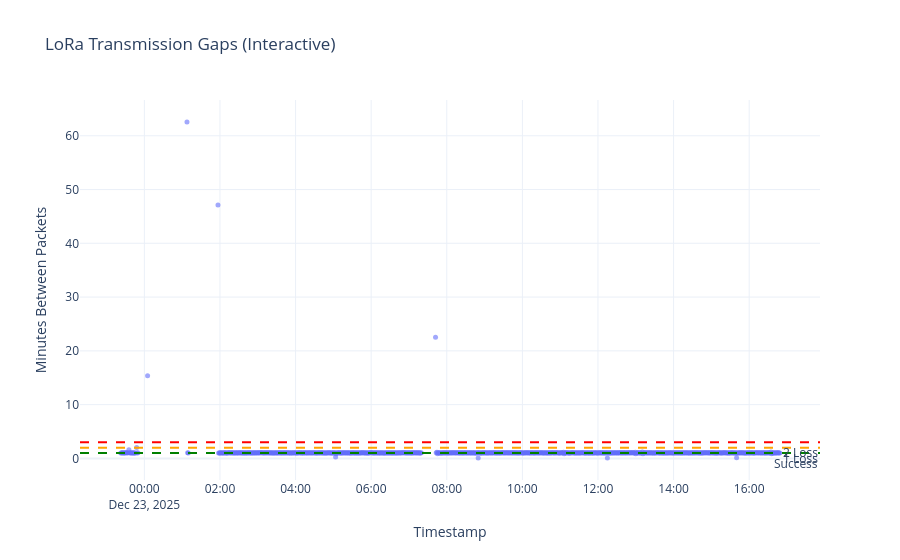

Notebook source saved alongside this figure:
### Code cell
import plotly.express as px
import plotly.graph_objects as go

# 1. Create the base scatter plot
fig = px.scatter(
    df, 
    x='received_at', 
    y='received_at_td',
    title='LoRa Transmission Gaps (Interactive)',
    labels={'received_at': 'Time of Receipt', 'received_at_td': 'Interval (minutes)'},
    template='plotly_white',
    opacity=0.6
)

# 2. Update marker style (equivalent to s=4 in seaborn)
fig.update_traces(marker=dict(size=5))

# 3. Add horizontal reference lines for packet loss analysis
# We use a loop to add the 1, 2, and 3 minute marks
for i, color, label in zip([1, 2, 3], ['green', 'orange', 'red'], ['Success', '1 Loss', '2 Loss']):
    fig.add_hline(
        y=i, 
        line_dash="dash", 
        line_color=color, 
        annotation_text=label, 
        annotation_position="bottom right"
    )

# 4. Make it interactive (enable zooming and hovering)
fig.update_layout(
    hovermode='x unified',
    yaxis_title="Minutes Between Packets",
    xaxis_title="Timestamp"
)

fig.show()

### Figure 1 — Plotly figure (JSON) as saved in the notebook; plotly's stock layout.template omitted (floating-point values rounded to 4 significant figures; data arrays with more than 128 entries replaced by an {"elided": "..."} marker saying what was removed)
{"data": [{"hovertemplate": "Time of Receipt=%{x}<br>Interval (minutes)=%{y}<extra></extra>", "legendgroup": "", "marker": {"color": "#636efa", "opacity": 0.6, "size": 5, "symbol": "circle"}, "mode": "markers", "name": "", "orientation": "v", "showlegend": false, "type": "scatter", "x": {"elided": "885 str values"}, "xaxis": "x", "y": {"elided": "885 float values"}, "yaxis": "y"}], "layout": {"annotations": [{"showarrow": false, "text": "Success", "x": 1, "xanchor": "right", "xref": "x domain", "y": 1, "yanchor": "top", "yref": "y"}, {"showarrow": false, "text": "1 Loss", "x": 1, "xanchor": "right", "xref": "x domain", "y": 2, "yanchor": "top", "yref": "y"}, {"showarrow": false, "text": "2 Loss", "x": 1, "xanchor": "right", "xref": "x domain", "y": 3, "yanchor": "top", "yref": "y"}], "hovermode": "x unified", "legend": {"tracegroupgap": 0}, "shapes": [{"line": {"color": "green", "dash": "dash"}, "type": "line", "x0": 0, "x1": 1, "xref": "x domain", "y0": 1, "y1": 1, "yref": "y"}, {"line": {"color": "orange", "dash": "dash"}, "type": "line", "x0": 0, "x1": 1, "xref": "x domain", "y0": 2, "y1": 2, "yref": "y"}, {"line": {"color": "red", "dash": "dash"}, "type": "line", "x0": 0, "x1": 1, "xref": "x domain", "y0": 3, "y1": 3, "yref": "y"}], "title": {"text": "LoRa Transmission Gaps (Interactive)"}, "xaxis": {"anchor": "y", "domain": [0, 1], "title": {"text": "Timestamp"}}, "yaxis": {"anchor": "x", "domain": [0, 1], "title": {"text": "Minutes Between Packets"}}}}
